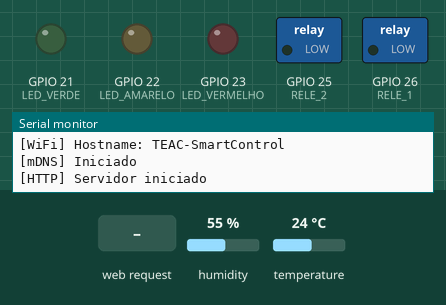
The program below on a simulated ESP32. On the bench: switched loads named in the program (green lamp = pin HIGH), output pins drawn as LEDs (lit = HIGH), the last lines printed to the serial monitor. The inputs (shaded band) are chosen by the test bench; at power-on: humidity 55 %, temperature 24 °C. WiFi joins after 1.5 s; servers stay silent unless stated; storage starts empty.

Above: at 3.7 s.
3.8 s: HTTP request GET / received
At 4.2 s:
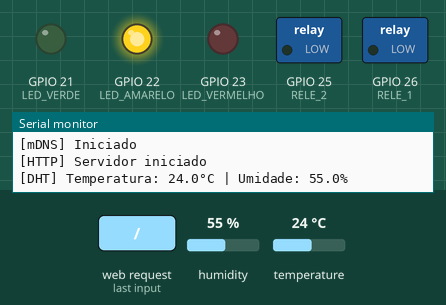
5.3 s: HTTP request GET /on received
At 5.7 s:
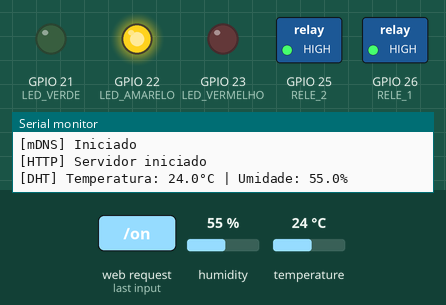
6.8 s: HTTP request GET /26/off received
At 8.0 s:
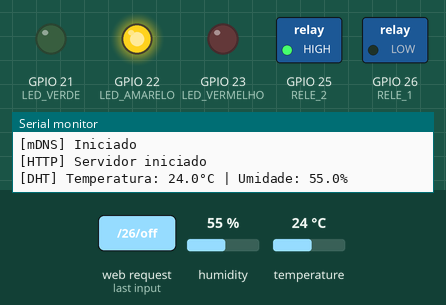
8.3 s: HTTP request GET /off received
At 9.2 s:
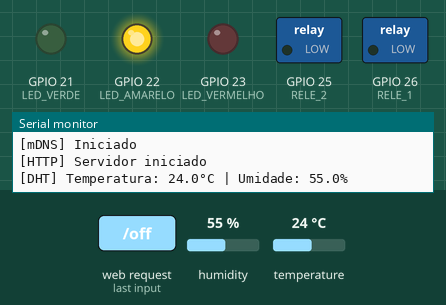
9.8 s: HTTP request GET /26/on received
At 10.4 s:
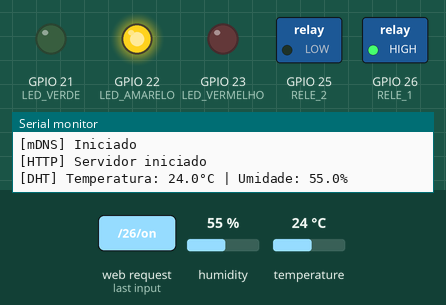
11.3 s: HTTP request GET /27/on received
At 12.7 s:
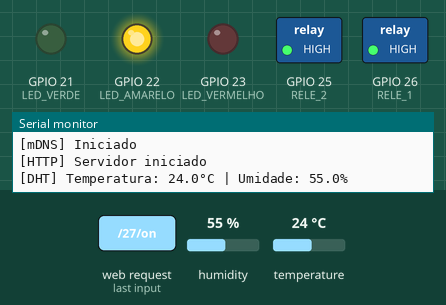
Timing chart, 0 to 13.8 s (numbered marks = the images above; inputs shaded):
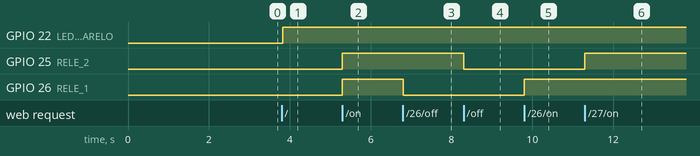

Measured:
- after the input at 3.8 s, GPIO 22 (LED_AMARELO): LOW → HIGH at once
- after the input at 5.3 s, GPIO 25 (RELE_2), GPIO 26 (RELE_1): LOW → HIGH at once
- after the input at 6.8 s, GPIO 26 (RELE_1): HIGH → LOW at once
- after the input at 8.3 s, GPIO 25 (RELE_2): HIGH → LOW at once
- after the input at 9.8 s, GPIO 26 (RELE_1): LOW → HIGH at once
- after the input at 11.3 s, GPIO 25 (RELE_2): LOW → HIGH at once

The program:

main.cpp
```cpp
#include <Arduino.h>
#include <WiFi.h>
#include <WebServer.h>
#include <DHT.h>
#include <Adafruit_Sensor.h>
#include "FS.h"
#include "SPIFFS.h"
#include <ESPmDNS.h>

// *************** CONFIGURAÇÕES ***************
// Wi-Fi
const char* ssid = "IEFP-Formacao";
const char* password = "";
const char* hostname = "TEAC-SmartControl";

// Autenticação Web
const char* http_username = "admin";
const char* http_password = "securePass123";

// Pinos GPIO
const int LED_VERDE = 21;
const int LED_AMARELO = 22;
const int LED_VERMELHO = 23;
const int RELE_1 = 26;
const int RELE_2 = 25;

// Sensor DHT
#define DHTPIN 4
#define DHTTYPE DHT11
DHT dht(DHTPIN, DHTTYPE);

// Variáveis de estado
String rele1State = "off";
String rele2State = "off";
float temperature = 0.0;
float humidity = 0.0;

// Servidor Web
WebServer server(1974);

// *************** FUNÇÕES AUXILIARES ***************
void listSPIFFSFiles() {
  Serial.println("\n[SPIFFS] Listando arquivos:");
  File root = SPIFFS.open("/");
  if(!root) {
    Serial.println("[ERRO] Falha ao abrir diretório raiz");
    return;
  }

  File file = root.openNextFile();
  while(file) {
    Serial.printf("  %s (%d bytes)\n", file.name(), file.size());
    file = root.openNextFile();
  }
  Serial.println("-------------------------------------");
}

void atualizarLEDsTemperatura() {
  digitalWrite(LED_VERDE, LOW);
  digitalWrite(LED_AMARELO, LOW);
  digitalWrite(LED_VERMELHO, LOW);

  if (temperature <= 22.0) {
    digitalWrite(LED_VERDE, HIGH);
  } else if (temperature > 22.0 && temperature < 30.0) {
    digitalWrite(LED_AMARELO, HIGH);
  } else {
    digitalWrite(LED_VERMELHO, HIGH);
  }
}

void lerSensorDHT() {
  humidity = dht.readHumidity();
  temperature = dht.readTemperature();

  if (isnan(humidity) || isnan(temperature)) {
    Serial.println("[ERRO] Falha ao ler sensor DHT!");
    humidity = 0.0;
    temperature = 0.0;
    return;
  }

  atualizarLEDsTemperatura();
  Serial.printf("[DHT] Temperatura: %.1f°C | Umidade: %.1f%%\n", temperature, humidity);
}

String getLEDStatus() {
  if (digitalRead(LED_VERDE)) return "verde";
  if (digitalRead(LED_AMARELO)) return "amarelo";
  if (digitalRead(LED_VERMELHO)) return "vermelho";
  return "desligado";
}

String getJSONData() {
  return "{\"temperature\":" + String(temperature, 1) +
         ",\"humidity\":" + String(humidity, 1) +
         ",\"led\":\"" + getLEDStatus() + "\"" +
         ",\"uptime\":" + String(millis()) + "}";
}

// *************** HANDLERS WEB ***************
void handleRoot() {
  if (!server.authenticate(http_username, http_password)) {
    return server.requestAuthentication();
  }

  lerSensorDHT();

  String html = R"rawliteral(
<!DOCTYPE html>
<html lang="pt-BR">
<head>
  <meta charset="UTF-8">
  <meta name="viewport" content="width=device-width, initial-scale=1.0">
  <title>TEAC Smart Control</title>
  <link href="https://fonts.googleapis.com/css2?family=Poppins:wght@300;400;600&display=swap" rel="stylesheet">
  <style>
    :root {
      --primary: #4361ee;
      --secondary: #3f37c9;
      --success: #4cc9f0;
      --danger: #f72585;
      --warning: #f8961e;
      --dark: #212529;
      --light: #f8f9fa;
    }
    * {
      box-sizing: border-box;
      margin: 0;
      padding: 0;
    }
    body {
      font-family: 'Poppins', sans-serif;
      background-color: #f5f7fa;
      color: var(--dark);
      line-height: 1.6;
      padding: 20px;
    }
    .container {
      max-width: 800px;
      margin: 0 auto;
    }
    header {
      text-align: center;
      margin-bottom: 30px;
    }
    h1 {
      color: var(--primary);
      font-weight: 600;
      margin-bottom: 10px;
    }
    .card {
      background: white;
      border-radius: 10px;
      box-shadow: 0 4px 6px rgba(0,0,0,0.1);
      padding: 25px;
      margin-bottom: 20px;
    }
    .card-title {
      color: var(--secondary);
      margin-bottom: 15px;
      font-size: 1.2rem;
      font-weight: 600;
    }
    .btn-group {
      display: flex;
      gap: 10px;
      margin-top: 15px;
    }
    .btn {
      padding: 10px 20px;
      border: none;
      border-radius: 5px;
      font-weight: 500;
      cursor: pointer;
      transition: all 0.3s ease;
      flex: 1;
      text-align: center;
      text-decoration: none;
      color: white;
    }
    .btn-primary {
      background-color: var(--primary);
    }
    .btn-primary:hover {
      background-color: var(--secondary);
      transform: translateY(-2px);
    }
    .btn-danger {
      background-color: var(--danger);
    }
    .btn-danger:hover {
      background-color: #d1146a;
      transform: translateY(-2px);
    }
    .btn-success {
      background-color: var(--success);
    }
    .btn-success:hover {
      background-color: #3aa8d8;
      transform: translateY(-2px);
    }
    .sensor-data {
      display: flex;
      justify-content: space-between;
      margin-bottom: 10px;
    }
    .sensor-value {
      font-weight: 600;
    }
    .status-indicator {
      display: inline-block;
      width: 15px;
      height: 15px;
      border-radius: 50%;
      margin-right: 5px;
    }
    .status-on {
      background-color: var(--success);
    }
    .status-off {
      background-color: var(--danger);
    }
    .update-info {
      font-size: 0.8rem;
      color: #6c757d;
      text-align: right;
      margin-top: 15px;
    }
    /* Estilo do Termômetro */
    .thermometer {
      width: 60px;
      height: 200px;
      margin: 20px auto;
      position: relative;
      background: #f8f9fa;
      border-radius: 30px;
      border: 3px solid #212529;
      box-shadow: inset 0 0 10px rgba(0,0,0,0.2);
      overflow: hidden;
    }
    .thermometer-bulb {
      width: 50px;
      height: 50px;
      background: #f72585;
      border-radius: 50%;
      position: absolute;
      bottom: 10px;
      left: 5px;
      z-index: 2;
      box-shadow: 0 0 5px rgba(0,0,0,0.3);
      transition: background 0.5s ease;
    }
    .thermometer-column {
      position: absolute;
      width: 30px;
      background: linear-gradient(to top, #f72585, #4361ee);
      bottom: 60px;
      left: 15px;
      border-radius: 15px 15px 0 0;
      transition: height 0.5s ease;
      z-index: 1;
    }
    .thermometer-scale {
      position: absolute;
      width: 100%;
      height: 140px;
      bottom: 60px;
      left: 0;
    }
    .thermometer-mark {
      position: absolute;
      width: 100%;
      height: 1px;
      background: #212529;
      left: 0;
    }
    .thermometer-label {
      position: absolute;
      font-size: 10px;
      left: 65px;
      transform: translateY(-50%);
    }
    .temperature-display {
      font-size: 1.8rem;
      font-weight: 600;
      text-align: center;
      margin-top: 10px;
      color: #212529;
    }
    @media (max-width: 600px) {
      .btn-group {
        flex-direction: column;
      }
      .thermometer {
        width: 50px;
        height: 180px;
      }
      .thermometer-bulb {
        width: 40px;
        height: 40px;
        left: 5px;
      }
      .thermometer-column {
        width: 25px;
        left: 12.5px;
      }
    }
  </style>
</head>
<body>
  <div class="container">
    <header>
      <h1>TEAC Smart Control</h1>
      <p>Controle remoto com termômetro visual</p>
    </header>

    <div class="card">
      <div class="card-title">Controle Geral</div>
      <div class="btn-group">
        <a href="/on" class="btn btn-success">Ligar Tudo</a>
        <a href="/off" class="btn btn-danger">Desligar Tudo</a>
      </div>
    </div>

    <div class="card">
      <div class="card-title">Relé 1 (GPIO 26)</div>
      <div class="sensor-data">
        <span>Estado atual:</span>
        <span><span class="status-indicator status-)rawliteral" + rele1State + R"rawliteral("></span>)rawliteral" + rele1State + R"rawliteral(</span>
      </div>
      <div class="btn-group">
        <a href="/26/on" class="btn btn-primary">Ligar</a>
        <a href="/26/off" class="btn btn-danger">Desligar</a>
      </div>
    </div>

    <div class="card">
      <div class="card-title">Relé 2 (GPIO 27)</div>
      <div class="sensor-data">
        <span>Estado atual:</span>
        <span><span class="status-indicator status-)rawliteral" + rele2State + R"rawliteral("></span>)rawliteral" + rele2State + R"rawliteral(</span>
      </div>
      <div class="btn-group">
        <a href="/27/on" class="btn btn-primary">Ligar</a>
        <a href="/27/off" class="btn btn-danger">Desligar</a>
      </div>
    </div>

    <div class="card">
      <div class="card-title">Sensor DHT11</div>
      <div class="sensor-data">
        <span>Umidade:</span>
        <span class="sensor-value">)rawliteral" + String(humidity, 1) + R"rawliteral( %</span>
      </div>
      <div class="sensor-data">
        <span>Status LED:</span>
        <span class="sensor-value">)rawliteral" + getLEDStatus() + R"rawliteral(</span>
      </div>
      <div class="update-info">
        Atualizado em: <span id="update-time">)rawliteral" + String(millis() / 1000) + R"rawliteral( segundos</span>
      </div>
    </div>

    <div class="card">
      <div class="card-title">Termômetro Visual</div>

      <div class="thermometer">
        <div class="thermometer-bulb"></div>
        <div class="thermometer-column" id="mercury"
             style="height: )rawliteral" + String(map(constrain(temperature, 15, 40), 15, 40, 0, 140)) + R"rawliteral(px;"></div>
        <div class="thermometer-scale">
          <div class="thermometer-mark" style="bottom: 0px;"><span class="thermometer-label">40°C</span></div>
          <div class="thermometer-mark" style="bottom: 35px;"><span class="thermometer-label">35°C</span></div>
          <div class="thermometer-mark" style="bottom: 70px;"><span class="thermometer-label">30°C</span></div>
          <div class="thermometer-mark" style="bottom: 105px;"><span class="thermometer-label">25°C</span></div>
          <div class="thermometer-mark" style="bottom: 140px;"><span class="thermometer-label">20°C</span></div>
        </div>
      </div>

      <div class="temperature-display">
        Temperatura: <span id="current-temp">)rawliteral" + String(temperature, 1) + R"rawliteral(</span>°C
      </div>
    </div>
  </div>

  <script>
    function fetchData() {
      fetch('/dht')
        .then(response => response.json())
        .then(data => {
          // Atualiza os elementos da página
          document.querySelector('.sensor-value:nth-of-type(1)').textContent =
            data.humidity.toFixed(1) + ' %';
          document.querySelector('.sensor-value:nth-of-type(2)').textContent =
            data.led;
          document.getElementById('update-time').textContent =
            Math.floor(data.uptime / 1000) + ' segundos';

          // Atualiza o termômetro
          const temp = parseFloat(data.temperature);
          const height = Math.min(140, Math.max(0, (temp - 15) * (140 / 25)));
          document.getElementById('mercury').style.height = height + 'px';
          document.getElementById('current-temp').textContent = data.temperature.toFixed(1);

          // Muda a cor conforme a temperatura
          const bulb = document.querySelector('.thermometer-bulb');
          if(temp < 22) {
            bulb.style.background = '#4cc9f0'; // Azul
          } else if(temp < 30) {
            bulb.style.background = '#f8961e'; // Laranja
          } else {
            bulb.style.background = '#f72585'; // Vermelho
          }
        });
    }

    setInterval(fetchData, 10000);
    fetchData(); // Chama imediatamente ao carregar
  </script>
</body>
</html>
)rawliteral";

  server.send(200, "text/html", html);
}

void handleDHTData() {
  server.send(200, "application/json", getJSONData());
}

void handleAllOn() {
  if (!server.authenticate(http_username, http_password)) return server.requestAuthentication();

  rele1State = "on";
  rele2State = "on";
  digitalWrite(RELE_1, HIGH);
  digitalWrite(RELE_2, HIGH);

  server.sendHeader("Location", "/");
  server.send(303);
}

void handleAllOff() {
  if (!server.authenticate(http_username, http_password)) return server.requestAuthentication();

  rele1State = "off";
  rele2State = "off";
  digitalWrite(RELE_1, LOW);
  digitalWrite(RELE_2, LOW);

  server.sendHeader("Location", "/");
  server.send(303);
}

void handleRelayControl(int pin, String &state, bool turnOn) {
  digitalWrite(pin, turnOn ? HIGH : LOW);
  state = turnOn ? "on" : "off";

  server.sendHeader("Location", "/");
  server.send(303);
}

// *************** SETUP ***************
void setup() {
  Serial.begin(115200);
  delay(1000);

  // Configuração dos pinos
  pinMode(LED_VERDE, OUTPUT);
  pinMode(LED_AMARELO, OUTPUT);
  pinMode(LED_VERMELHO, OUTPUT);
  pinMode(RELE_1, OUTPUT);
  pinMode(RELE_2, OUTPUT);

  // Inicialização dos dispositivos
  digitalWrite(LED_VERDE, LOW);
  digitalWrite(LED_AMARELO, LOW);
  digitalWrite(LED_VERMELHO, LOW);
  digitalWrite(RELE_1, LOW);
  digitalWrite(RELE_2, LOW);

  dht.begin();

  // Inicialização do SPIFFS
  if (!SPIFFS.begin(true)) {
    Serial.println("[ERRO] Falha ao inicializar SPIFFS");
    while(1) delay(1000);
  }
  listSPIFFSFiles();

  // Conexão Wi-Fi
  WiFi.setHostname(hostname);
  WiFi.begin(ssid, password);

  Serial.print("[WiFi] Conectando à rede ");
  while (WiFi.status() != WL_CONNECTED) {
    delay(500);
    Serial.print(".");
  }

  Serial.println("\n[WiFi] Conectado!");
  Serial.print("[WiFi] IP: ");
  Serial.println(WiFi.localIP());
  Serial.print("[WiFi] Hostname: ");
  Serial.println(WiFi.getHostname());

  // mDNS
  if (!MDNS.begin(hostname)) {
    Serial.println("[ERRO] Falha ao iniciar mDNS");
  } else {
    Serial.println("[mDNS] Iniciado");
  }

  // Configuração do servidor web
  server.on("/", handleRoot);
  server.on("/dht", handleDHTData);
  server.on("/on", handleAllOn);
  server.on("/off", handleAllOff);
  server.on("/26/on", []() { handleRelayControl(RELE_1, rele1State, true); });
  server.on("/26/off", []() { handleRelayControl(RELE_1, rele1State, false); });
  server.on("/27/on", []() { handleRelayControl(RELE_2, rele2State, true); });
  server.on("/27/off", []() { handleRelayControl(RELE_2, rele2State, false); });

  server.begin();
  Serial.println("[HTTP] Servidor iniciado");
}

// *************** LOOP ***************
void loop() {
  server.handleClient();

  // Atualiza os sensores a cada 30 segundos
  static unsigned long lastSensorRead = 0;
  if (millis() - lastSensorRead > 30000) {
    lerSensorDHT();
    lastSensorRead = millis();
  }
}
```
